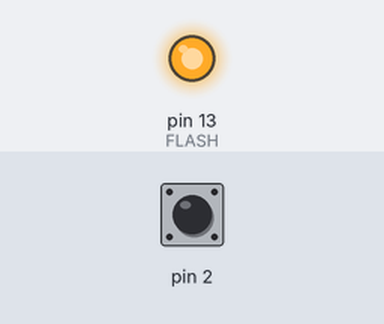
Bench run of a sketch on a simulated Arduino Uno, built with avr-gcc and run on an emulated ATmega328P. Parts: output pins drawn as LEDs (lit = HIGH). Inputs (shaded band) come from the test bench; at power-on: pin 2 HIGH.

Above: at 1.0 s.
At 3.0 s:
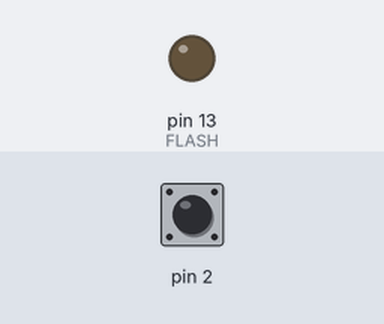
Timing chart, 0 to 5.2 s (numbered marks = the images above):
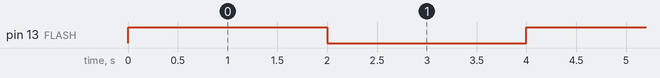

The sketch:

LEDBlink.ino.ino
```cpp
int FLASH=13;
int click=2000;
void setup(){
  pinMode(FLASH,OUTPUT);
  pinMode(2,INPUT_PULLUP);
  int click=2000; //여기서 선언된 click은 지역 변수로 위에서 선언한 click과는 다른 변수가 됨. 즉 setup 함수가 끝나면 소멸
}

void loop(){
  int sw=digitalRead(2);
  if(!sw){
    click=click-400;//click이 음수가 될 경우 0으로 처리하면 좋을것 같음.
  }
    digitalWrite(FLASH,HIGH);
    delay(click);
    digitalWrite(FLASH,LOW);
    delay(click);
    //코드 깔끔 good
}
```

Measured:
- by itself, pin 13 (FLASH): alternates HIGH for 2.0 s and LOW for 2.0 s
